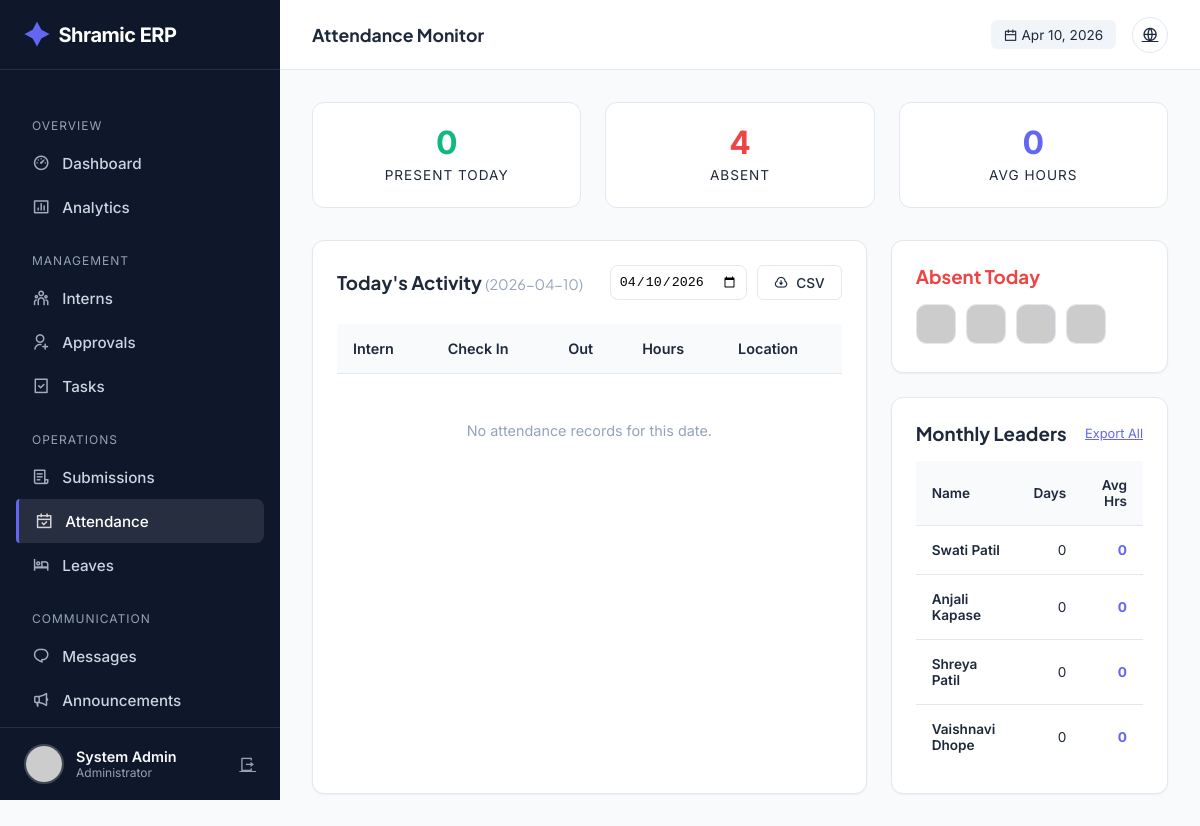
The page /admin/attendance (signed in) on the database as committed earlier.
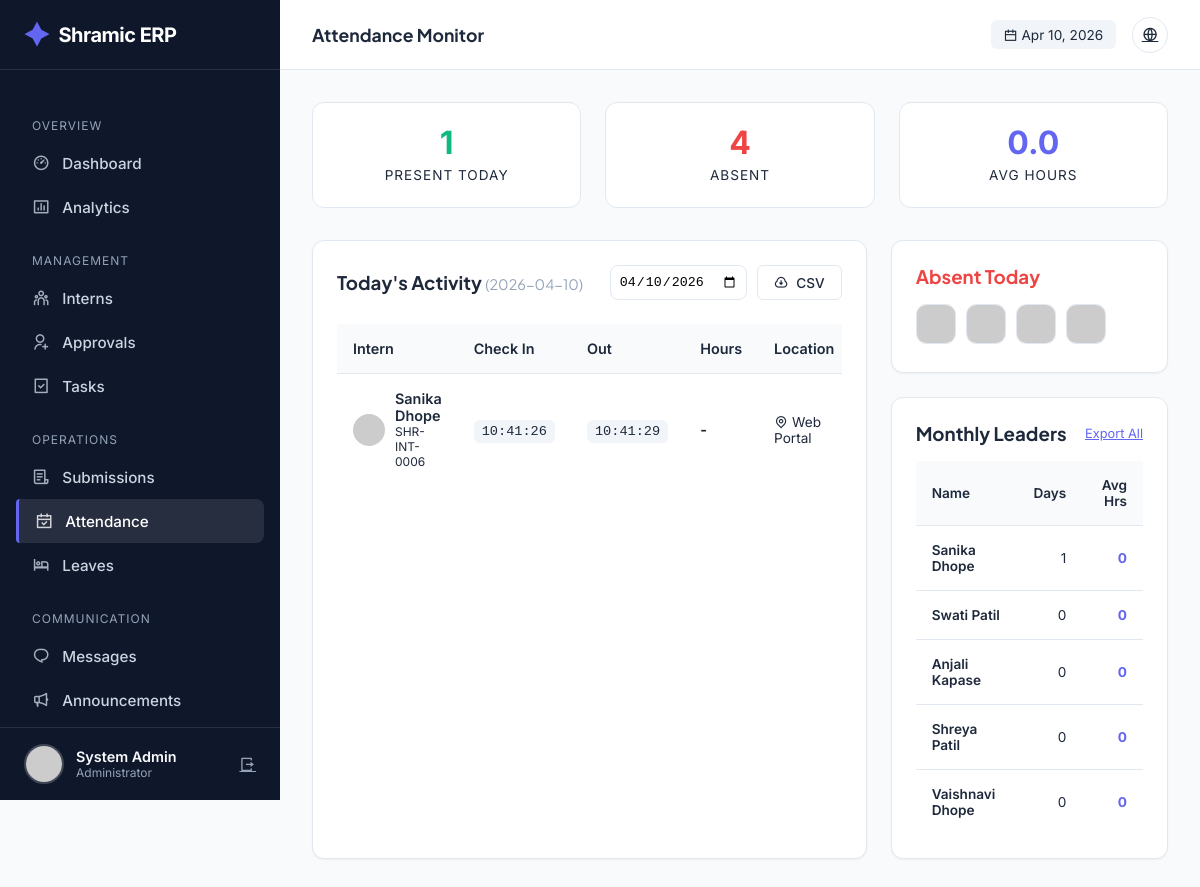
The same page on the database as committed later.
### tables this page shows
CREATE TABLE users (
            id INTEGER PRIMARY KEY AUTOINCREMENT,
            intern_id TEXT UNIQUE,
            usn TEXT UNIQUE NOT NULL,
            full_name TEXT NOT NULL,
            phone TEXT NOT NULL,
            email TEXT UNIQUE NOT NULL,
            password_hash TEXT NOT NULL,
            role TEXT NOT NULL,
            photo_url TEXT,
            status TEXT DEFAULT 'PENDING',
            is_admin BOOLEAN DEFAULT 0,
            department TEXT,
            join_date DATE,
            emergency_contact TEXT,
            address TEXT,
            last_login TIMESTAMP,
            login_count INTEGER DEFAULT 0,
            created_at TIMESTAMP DEFAULT CURRENT_TIMESTAMP,
            updated_at TIMESTAMP DEFAULT CURRENT_TIMESTAMP
        );

CREATE TABLE attendance (
            id INTEGER PRIMARY KEY AUTOINCREMENT,
            user_id INTEGER,
            date DATE NOT NULL,
            check_in_time TIMESTAMP,
            check_out_time TIMESTAMP,
            work_hours REAL,
            location TEXT,
            ip_address TEXT,
            notes TEXT,
            status TEXT DEFAULT 'PRESENT',
            FOREIGN KEY (user_id) REFERENCES users(id),
            UNIQUE(user_id, date)
        );

### app.py (the view)
@app.route('/admin/attendance')
@login_required
@admin_required
def admin_attendance():
    conn = get_db_connection()
    cur = conn.cursor()
    date_filter = request.args.get('date', format_datetime(get_current_date(), '%Y-%m-%d'))
    cur.execute("""
        SELECT u.id, u.intern_id, u.full_name, u.role, u.photo_url, u.department,
               a.check_in_time, a.check_out_time, a.work_hours, a.location
        FROM attendance a
        JOIN users u ON a.user_id = u.id
        WHERE a.date = ?
        ORDER BY a.check_in_time DESC
    """, (date_filter,))
    today_attendance = cur.fetchall()
    cur.execute("""
        SELECT u.intern_id, u.full_name, u.role, u.department,
               COUNT(a.id) as days_present,
               SUM(a.work_hours) as total_hours,
               AVG(a.work_hours) as avg_hours
        FROM users u
        LEFT JOIN attendance a ON u.id = a.user_id
            AND strftime('%Y-%m', a.date) = strftime('%Y-%m', 'now')
        WHERE u.is_admin = 0 AND u.status = 'APPROVED'
        GROUP BY u.id, u.intern_id, u.full_name, u.role, u.department
        ORDER BY days_present DESC
    """)
    monthly_summary = cur.fetchall()
    cur.execute("""
        SELECT u.id, u.intern_id, u.full_name, u.role, u.department, u.photo_url
        FROM users u
        WHERE u.is_admin = 0 AND u.status = 'APPROVED'
        AND u.id NOT IN (
            SELECT user_id FROM attendance WHERE date = ?
        )
    """, (date_filter,))
    absent_today = cur.fetchall()
    conn.close()
    return render_template('admin/attendance.html',
        today_attendance=today_attendance,
        monthly_summary=monthly_summary,
        absent_today=absent_today,
        date_filter=date_filter
    )

### app.py (called while the page is built)
@app.before_request
def make_session_permanent():
    session.permanent = True
    app.permanent_session_lifetime = timedelta(days=365)
    if current_user.is_authenticated:
        try:
            conn = get_db_connection()
            cur = conn.cursor()
            current_timestamp = format_datetime(get_current_datetime())
            cur.execute("UPDATE users SET updated_at = ? WHERE id = ?",
                       (current_timestamp, current_user.id))
            conn.commit()
            conn.close()
        except:
            pass

def get_db_connection():
    conn = sqlite3.connect(DATABASE)
    conn.row_factory = sqlite3.Row
    return conn

def get_current_datetime():
    return datetime.now(TIMEZONE)

def get_current_date():
    return get_current_datetime().date()

def format_datetime(dt, format_str='%Y-%m-%d %H:%M:%S'):
    if dt is None: return None
    if isinstance(dt, str): return dt
    return dt.strftime(format_str)

### templates/admin/attendance.html (shortened to what the changed rows need)
{% extends "admin/base.html" %} {% block page_title %}Attendance Monitor{%
endblock %} {% block content %}
<div class="att-stats">
  <div class="stat-box">
    <div class="stat-val" style="color: var(--success)">
      {{ today_attendance|length }}
    </div>
    <div class="stat-lbl">Present Today</div>
  </div>
  <div class="stat-box">
    {% set total_hrs = namespace(value=0) %} {% for r in today_attendance %}{%
    if r.work_hours %}{% set total_hrs.value = total_hrs.value + r.work_hours
    %}{% endif %}{% endfor %}
    <div class="stat-val" style="color: var(--primary)">
      {{ (total_hrs.value / today_attendance|length)|round(1) if
      today_attendance|length > 0 else 0 }}
    </div>
    <div class="stat-lbl">Avg Hours</div>
  </div>
</div>
<div style="display: grid; grid-template-columns: 2fr 1fr; gap: 1.5rem">
  <div class="card">
    <div class="table-container">
      <table>
        <thead>
          <tr>
            <th>Intern</th>
            <th>Check In</th>
            <th>Out</th>
            <th>Hours</th>
            <th>Location</th>
          </tr>
        </thead>
        <tbody>
          {% for record in today_attendance %}
          <tr class="attendance-row">
            <td>
              <div style="display: flex; align-items: center; gap: 10px">
                <img
                  src="{{ url_for('static', filename='uploads/profiles/' + record.photo_url) if record.photo_url else 'https://ui-avatars.com/api/?name=' + record.full_name }}"
                  style="
                    width: 32px;
                    height: 32px;
                    border-radius: 50%;
                    object-fit: cover;
                  "
                />
                <div>
                  <div style="font-weight: 600">{{ record.full_name }}</div>
                  <div style="font-size: 0.75rem; color: var(--text-secondary)">
                    {{ record.intern_id }}
                  </div>
                </div>
              </div>
            </td>
            <td>
              <span class="time-badge"
                >{{ record.check_in_time.split(' ')[1] }}</span
              >
            </td>
            <td>
              {% if record.check_out_time %}
              <span class="time-badge"
                >{{ record.check_out_time.split(' ')[1] }}</span
              >
              {% endif %}
            </td>
            <td style="font-weight: 700; color: var(--text-main)">
              {{ record.work_hours if record.work_hours else '-' }}
            </td>
            <td style="font-size: 0.85rem; color: var(--text-secondary)">
              <i class="ri-map-pin-line"></i> {{ record.location or 'Remote' }}
            </td>
          </tr>
          {% else %}
          <tr>
            <td
              colspan="5"
              style="
                text-align: center;
                padding: 3rem;
                color: var(--text-light);
              "
            >
              No attendance records for this date.
            </td>
          </tr>
          {% endfor %}
        </tbody>
      </table>
    </div>
  </div>
  <div style="display: flex; flex-direction: column; gap: 1.5rem">
    <div class="card">
      {% if absent_today %}
      <div class="absent-grid">
        {% for user in absent_today %}
        <div class="absent-item" data-name="{{ user.full_name }}">
          <a href="{{ url_for('admin_intern_detail', intern_id=user['id']) }}">
            <img
              src="{{ url_for('static', filename='uploads/profiles/' + user.photo_url) if user.photo_url else 'https://ui-avatars.com/api/?name=' + user.full_name }}"
              alt="{{ user.full_name }}"
            />
          </a>
        </div>
        {% endfor %}
      </div>
      {% else %}
      <div style="text-align: center; padding: 2rem; color: var(--success)">
        <i class="ri-check-double-line" style="font-size: 2rem"></i>
        <p style="margin-top: 0.5rem; font-size: 0.9rem">100% Attendance!</p>
      </div>
      {% endif %}
    </div>
    <div class="card">
      <div class="table-container">
        <table style="font-size: 0.85rem">
          <thead>
            <tr>
              <th>Name</th>
              <th style="text-align: right">Days</th>
              <th style="text-align: right">Avg Hrs</th>
            </tr>
          </thead>
          <tbody>
            {% for summary in monthly_summary[:5] %}
            <tr>
              <td style="font-weight: 600">{{ summary.full_name }}</td>
              <td style="text-align: right">{{ summary.days_present }}</td>
              <td
                style="
                  text-align: right;
                  color: var(--primary);
                  font-weight: 700;
                "
              >
                {{ (summary.avg_hours or 0)|round(1) }}
              </td>
            </tr>
            {% endfor %}
          </tbody>
        </table>
      </div>
    </div>
  </div>
</div>
{% endblock %}

Rows that differ between the two databases and show on the page:
added attendance: full_name "Sanika Dhope", intern_id "SHR-INT-0006", check_in_time "10:41:26", check_out_time "10:41:29", work_hours "-", location "Web Portal"
added users: full_name "Sanika Dhope", days_present "1", is_admin "0", shown under "Monthly Leaders"
Other text that changed with them:
{{ today_attendance|length }}: "0" → "1"
text no longer shown: "0 No attendance records for this date."
text now shown: "0.0"
